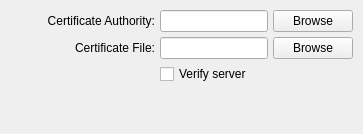
          <widget class="QWidget" name="tls_settings_tab">
           <attribute name="title">
            <string>TLS settings</string>
           </attribute>
           <layout class="QGridLayout" name="gridLayout_5">
            <property name="leftMargin">
             <number>10</number>
            </property>
            <property name="topMargin">
             <number>10</number>
            </property>
            <property name="rightMargin">
             <number>10</number>
            </property>
            <property name="bottomMargin">
             <number>10</number>
            </property>
            <property name="spacing">
             <number>5</number>
            </property>
            <item row="2" column="2">
             <widget class="QCheckBox" name="tls_verify_server_button">
              <property name="toolTip">
               <string>&lt;html&gt;&lt;head/&gt;&lt;body&gt;&lt;p&gt;Click to enable verification of peer certificate. You can set the name to be verified in Advanced SIP account settings&lt;/p&gt;&lt;/body&gt;&lt;/html&gt;</string>
              </property>
              <property name="text">
               <string>Verify server</string>
              </property>
             </widget>
            </item>
            <item row="0" column="2">
             <widget class="LocationBar" name="tls_ca_file_editor">
              <property name="toolTip">
               <string>The cerfiticate authority used to validate TLS connections</string>
              </property>
              <property name="readOnly">
               <bool>true</bool>
              </property>
             </widget>
            </item>
            <item row="0" column="3">
             <widget class="QPushButton" name="tls_ca_file_browse_button">
              <property name="text">
               <string>Browse</string>
              </property>
             </widget>
            </item>
            <item row="1" column="3">
             <widget class="QPushButton" name="tls_cert_file_browse_button">
              <property name="text">
               <string>Browse</string>
              </property>
             </widget>
            </item>
            <item row="1" column="1">
             <widget class="QLabel" name="tls_cert_file_label">
              <property name="minimumSize">
               <size>
                <width>140</width>
                <height>0</height>
               </size>
              </property>
              <property name="text">
               <string>Certificate File:</string>
              </property>
              <property name="alignment">
               <set>Qt::AlignRight|Qt::AlignTrailing|Qt::AlignVCenter</set>
              </property>
             </widget>
            </item>
            <item row="1" column="2">
             <widget class="LocationBar" name="tls_cert_file_editor">
              <property name="toolTip">
               <string>&lt;html&gt;&lt;head/&gt;&lt;body&gt;&lt;p&gt;Certificate and private key in PEM format used by TLS transport&lt;/p&gt;&lt;/body&gt;&lt;/html&gt;</string>
              </property>
              <property name="readOnly">
               <bool>true</bool>
              </property>
             </widget>
            </item>
            <item row="0" column="0" colspan="2">
             <widget class="QLabel" name="tls_ca_file_label">
              <property name="text">
               <string>Certificate Authority:</string>
              </property>
              <property name="alignment">
               <set>Qt::AlignRight|Qt::AlignTrailing|Qt::AlignVCenter</set>
              </property>
             </widget>
            </item>
            <item row="3" column="2">
             <spacer name="verticalSpacer_4">
              <property name="orientation">
               <enum>Qt::Vertical</enum>
              </property>
              <property name="sizeHint" stdset="0">
               <size>
                <width>20</width>
                <height>40</height>
               </size>
              </property>
             </spacer>
            </item>
           </layout>
          </widget>
